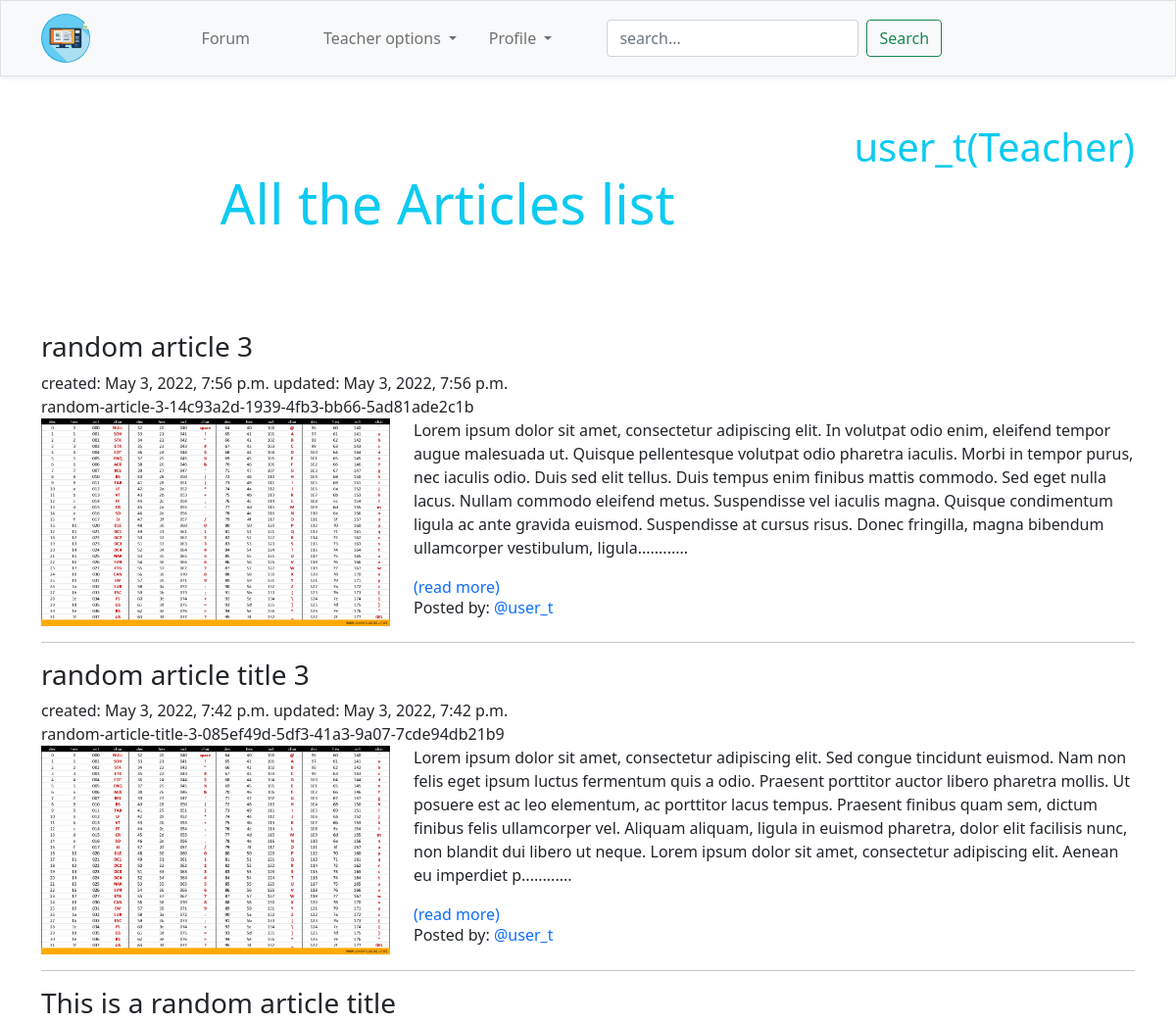
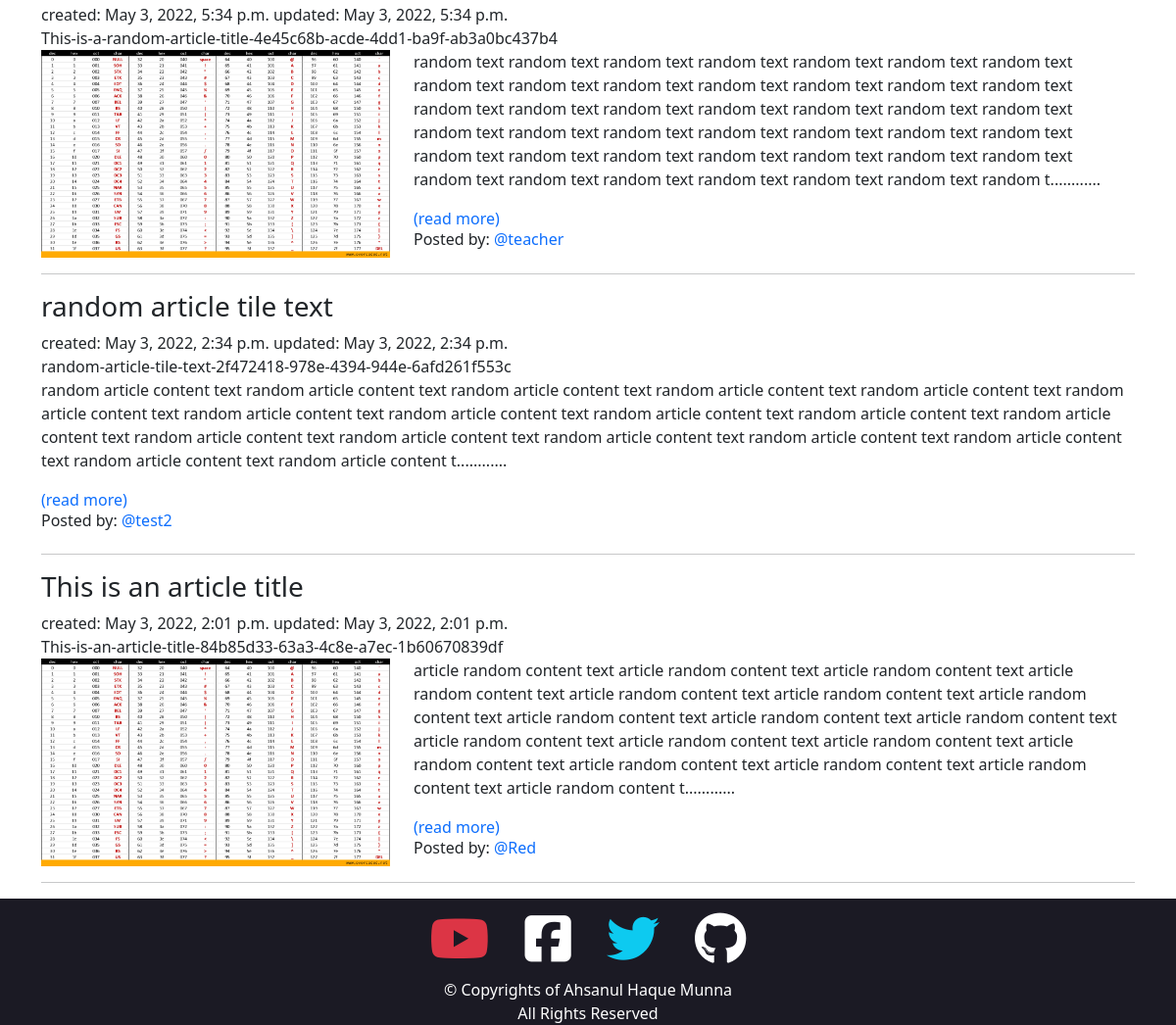
/ (signed in), run on the app's committed database (2 pictures, top to bottom).
### app_account/models.py (models this page shows)
class AccountProfile(models.Model):
    account = models.OneToOneField(User, on_delete=models.CASCADE, related_name="account_profile")
    acc_types = [
        ('Student', 'Student'),
        ('Teacher', 'Teacher'),
    ]
    account_type = models.CharField(max_length=64, choices=acc_types, default='Student')
    acc_name = models.CharField(max_length=264, blank=True)
    date_of_birth = models.DateField(blank=True, null=True)

### app_content/models.py (models this page shows, shortened)
class Article(models.Model):
    teacher = models.ForeignKey(User, related_name='article_teacher', on_delete=models.CASCADE)
    article_title = models.CharField(max_length=264, verbose_name='Article title')
    article_slug = models.SlugField(max_length=1024, unique=True)
    article_content = models.TextField(verbose_name="Article Content")
    article_img = models.ImageField(upload_to='article_images', verbose_name='Article image', blank=True)
    article_published_date = models.DateTimeField(auto_now_add=True)
    article_update_time = models.DateTimeField(auto_now=True)
    class Meta:
        ordering = ['-article_published_date',]

### app_content/views.py (the view)
# urls.py: path('', views.homepageView, name="home"),
@login_required
def homepageView(request):
    user_type = AccountProfile.objects.get(account=request.user).account_type
    article_list = Article.objects.all()
    dict = {
        'title': "homepage",
        'user_type': user_type,
        "article_list": article_list,
    }
    return render(request, 'index.html', context=dict)

### app_content/templatetags/myFilters.py (called while the page is built)
def range_filter_400(value):
    return value[0:500] + "............"

### templates/index.html (shortened to what this page needs)
{% extends 'base.html' %}
{% load crispy_forms_tags %}
{% load myFilters %}
{% block body_block %}
<a href="#" class="text-center mb-5 d-felx float-end text-decoration-none text-info display-6">{{user.username}}({{user.account_profile.account_type}})</a>
<h1 class='text-center display-4 text-info py-5 my-5'>All the Articles list</h1>
{% for article in article_list %}
    <h3>{{ article.article_title }}</h3>
    created: {{ article.article_published_date }}  updated: {{ article.article_update_time }}
    <br>
    {{ article.article_slug }}
    <div class="row">
        {% if article.article_img %}
            <div class="col-md-4">
                <img src="/media/{{article.article_img}}" alt="{{ article.article_title }}" title="{{ article.article_title }}" width="100%">
            </div>
            <div class="col-md-8">
        {% else %}
            <div class="col">
        {% endif %}
            {{ article.article_content|range_filter_400|linebreaks }}<a class="text-decoration-none" href="">(read more)</a>
            <h6>Posted by: <a class="text-decoration-none" href="#">@{{ article.teacher }}</a></h6>
        </div>
    </div>
    <hr>
{% endfor %}
{% endblock body_block %}

### templates/base.html (shortened to what this page needs)
<!doctype html>
{% load static %}
<html lang="en">
<head>
    <link href="https://cdn.jsdelivr.net/npm/bootstrap@5.1.3/dist/css/bootstrap.min.css" rel="stylesheet"
>
    <link rel="stylesheet" href="{% static 'cssFiles/myStyle.css' %}">
</head>
<body>
    <nav class="navbar navbar-expand-lg navbar-light bg-light border shadow-sm sticky-top">
        <div class="container">
            <a class="navbar-brand" href="{% url 'app_content:home' %}"><img class="rounded-circle" id="brand" src="/media/nav_brand.png"></a>
            <div class="collapse navbar-collapse" id="navbarSupportedContent">
                <ul class="navbar-nav mx-5 mb-2 mb-lg-0">
                    {% if user.is_authenticated %}
                    <li><a class="nav-link" href="{% url 'app_content:forum' %}">Forum</a></li>
                    <li class="nav-item dropdown" id="teacher">
                        <a class="nav-link dropdown-toggle" href="#" id="navbarDropdown" role="button"
                            data-bs-toggle="dropdown" aria-expanded="false">
                            Teacher options
                        </a>
                    </li>
                    <li class="nav-item dropdown">
                        <a class="nav-link dropdown-toggle" href="#" id="navbarDropdown" role="button"
                            data-bs-toggle="dropdown" aria-expanded="false">
                            Profile
                        </a>
                    </li>
                    {% endif %}
                </ul>
                <form class="d-flex">
                    <input class="form-control me-2" name="search" type="search" placeholder="search..." aria-label="Search">
                    <button class="btn btn-outline-success" type="submit">Search</button>
                </form>
            </div>
        </div>
    </nav>
    <div class='container'>
        {% block body_block %}{% endblock body_block %}
    </div>
    <section class="container-fluid myBackground">
        <div class="container">
            <div class="row">
                <div class="col text-center">
                    <div class="faIcons mx-md-3">
                        <a class="text-decoration-none"
                            href="https://www.youtube.com/channel/UCNtkG_b2gGjUqmyNI9RL3uQ"><i
                                class="fab fa-youtube text-danger"></i></a>
                    </div>
                    <div class="faIcons mx-md-3">
                        <a class="text-decoration-none" href="https://www.facebook.com/AhMunna7x/"><i
                                class="fab fa-facebook-square text-white"></i></a>
                    </div>
                    <div class="faIcons mx-md-3">
                        <a class="text-decoration-none" href="https://twitter.com/munna_ahsanul"><i
                                class="fab fa-twitter text-info"></i></a>
                    </div>
                    <div class="faIcons mx-md-3">
                        <a class="text-decoration-none" href="https://github.com/AH-Munna"><i
                                class="fab fa-github text-white"></i></a>
                    </div>
                </div>
            </div>
            <div class="row text-center text-white">
                <div class="col">
                    <label for="text" class="unselectable">&copy; Copyrights of Ahsanul Haque Munna</label><br>
                    <label for="text" class="unselectable">All Rights Reserved</label>
                </div>
            </div>
        </div>
    </section>
</body>
</html>

### static/cssFiles/myStyle.css (style rules this page uses)
.myBackground { background-color: rgb(27, 26, 36); }
h1 { color: red; }
.faIcons { font-size: 54px; display: inline-block; transition: transform .2s; }
body { background-image: url("https://img.freepik.com/free-vector/white-elegant-texture-background-style_23-2148432200.jpg?w=2000"); background-size: cover; }
p { word-wrap: break-word; }
.unselectable { user-select: none; }
#brand { width: 50px; }

### data on the page
Article: article_title "random article 3", article_published_date "May 3, 2022, 7:56 p.m.", article_update_time "May 3, 2022, 7:56 p.m.", article_slug "random-article-3-14c93a2d-1939-4fb3-bb66-5ad81ade2c1b", article_img (picture), article_content|range_filter_400 "Lorem ipsum dolor sit amet, consectetur adipiscing elit. In volutpat odio enim, eleifend tempor augue malesuada ut. Quisque pellentesque volutpat odio pharetra iaculis. Morbi in tempor purus, nec iaculis odio. Duis sed elit tellus. Duis tempus enim finibus mattis commodo. Sed eget nulla lacus. Nullam commodo eleifend metus. Suspendisse vel iaculis magna. Quisque condimentum ligula ac ante gravida euismod. Suspendisse at cursus risus. Donec fringilla, magna bibendum ullamcorper vestibulum, ligula............", teacher "user_t"
Article: article_title "random article title 3", article_published_date "May 3, 2022, 7:42 p.m.", article_update_time "May 3, 2022, 7:42 p.m.", article_slug "random-article-title-3-085ef49d-5df3-41a3-9a07-7cde94db21b9", article_img (picture), article_content|range_filter_400 "Lorem ipsum dolor sit amet, consectetur adipiscing elit. Sed congue tincidunt euismod. Nam non felis eget ipsum luctus fermentum quis a odio. Praesent porttitor auctor libero pharetra mollis. Ut posuere est ac leo elementum, ac porttitor lacus tempus. Praesent finibus quam sem, dictum finibus felis ullamcorper vel. Aliquam aliquam, ligula in euismod pharetra, dolor elit facilisis nunc, non blandit dui libero ut neque. Lorem ipsum dolor sit amet, consectetur adipiscing elit. Aenean eu imperdiet p............", teacher "user_t"
Article: article_title "This is a random article title", article_published_date "May 3, 2022, 5:34 p.m.", article_update_time "May 3, 2022, 5:34 p.m.", article_slug "This-is-a-random-article-title-4e45c68b-acde-4dd1-ba9f-ab3a0bc437b4", article_img (picture), article_content|range_filter_400 "random text random text random text random text random text random text random text random text random text random text random text random text random text random text random text random text random text random text random text random text random text random text random text random text random text random text random text random text random text random text random text random text random text random text random text random text random text random text random text random text random text random t............", teacher "teacher"
Article: article_title "random article tile text", article_published_date "May 3, 2022, 2:34 p.m.", article_update_time "May 3, 2022, 2:34 p.m.", article_slug "random-article-tile-text-2f472418-978e-4394-944e-6afd261f553c", article_content|range_filter_400 "random article content text random article content text random article content text random article content text random article content text random article content text random article content text random article content text random article content text random article content text random article content text random article content text random article content text random article content text random article content text random article content text random article content text random article content t............", teacher "test2"
Article: article_title "This is an article title", article_published_date "May 3, 2022, 2:01 p.m.", article_update_time "May 3, 2022, 2:01 p.m.", article_slug "This-is-an-article-title-84b85d33-63a3-4c8e-a7ec-1b60670839df", article_img (picture), article_content|range_filter_400 "article random content text article random content text article random content text article random content text article random content text article random content text article random content text article random content text article random content text article random content text article random content text article random content text article random content text article random content text article random content text article random content text article random content text article random content t............", teacher "Red"

### other printed values
{{ user.username }} "user_t"
{{ user.account_profile.account_type }} "Teacher"
